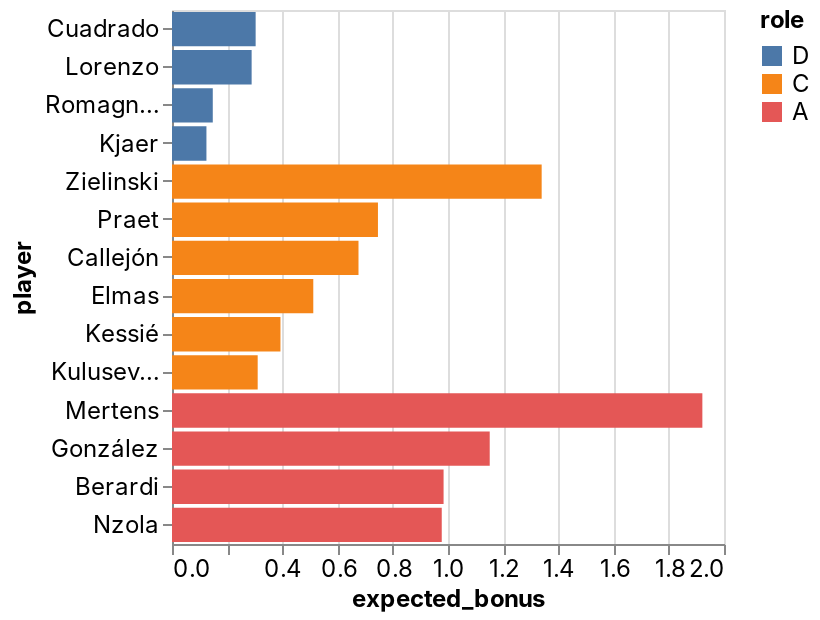

Notebook cell for this chart:
### Code cell
_deepnote_run_altair(team, """{"$schema":"https://vega.github.io/schema/vega-lite/v4.json","mark":{"type":"bar","tooltip":{"content":"data"}},"height":220,"autosize":{"type":"fit"},"data":{"name":"placeholder"},"encoding":{"x":{"field":"expected_bonus","type":"quantitative","sort":null,"scale":{"type":"linear","zero":false}},"y":{"field":"player","type":"nominal","sort":null,"scale":{"type":"linear","zero":true}},"color":{"field":"role","type":"nominal","sort":null,"scale":{"type":"linear","zero":false}}}}""")

### Figure 1 — Vega-Lite specification as saved in the notebook (floating-point values rounded to 4 significant figures)
{"config": {"view": {"continuousWidth": 400, "continuousHeight": 300}, "area": {"fill": "#51C0E9"}, "axis": {"labelFont": "Inter, sans-serif", "labelFontSize": 12, "labelFontWeight": "normal", "labelLimit": 60, "labelOverlap": "greedy", "titleFont": "Inter, sans-serif", "titleFontSize": 12, "titleFontWeight": "bold"}, "background": "#ffffff", "legend": {"labelFont": "Inter, sans-serif", "labelFontSize": 12, "titleFont": "Inter, sans-serif", "titleFontSize": 12, "titleFontWeight": "bold"}, "line": {"stroke": "#51C0E9", "strokeWidth": 2}, "rect": {"fill": "#51C0E9"}, "title": {"anchor": "start", "color": "#000000", "font": "Inter, sans-serif", "fontSize": 22, "fontWeight": "normal"}}, "data": {"name": "data-b17237d9a8b31ffdcdfa3cfebb8d5bf1"}, "mark": {"type": "bar", "tooltip": {"content": "data"}}, "autosize": {"type": "fit"}, "encoding": {"color": {"type": "nominal", "field": "role", "scale": {"type": "linear", "zero": false}, "sort": null}, "x": {"type": "quantitative", "field": "expected_bonus", "scale": {"type": "linear", "zero": false}, "sort": null}, "y": {"type": "nominal", "field": "player", "scale": {"type": "linear", "zero": true}, "sort": null}}, "height": 300, "width": "container", "$schema": "https://vega.github.io/schema/vega-lite/v4.json", "datasets": {"data-b17237d9a8b31ffdcdfa3cfebb8d5bf1": [{"fanta_team": "Beverly INPS", "role": "D", "player": "Cuadrado", "home_team": "AC Milan", "away_team": "Juventus", "date": "2022-01-23T00:00:00", "expected_bonus": 0.303}, {"fanta_team": "Beverly INPS", "role": "D", "player": "Lorenzo", "home_team": "Napoli", "away_team": "Salernitana", "date": "2022-01-23T00:00:00", "expected_bonus": 0.2885}, {"fanta_team": "Beverly INPS", "role": "D", "player": "Romagnoli", "home_team": "AC Milan", "away_team": "Juventus", "date": "2022-01-23T00:00:00", "expected_bonus": 0.1477}, {"fanta_team": "Beverly INPS", "role": "D", "player": "Kjaer", "home_team": "AC Milan", "away_team": "Juventus", "date": "2022-01-23T00:00:00", "expected_bonus": 0.1248}, {"fanta_team": "Beverly INPS", "role": "C", "player": "Zielinski", "home_team": "Napoli", "away_team": "Salernitana", "date": "2022-01-23T00:00:00", "expected_bonus": 1.339}, {"fanta_team": "Beverly INPS", "role": "C", "player": "Praet", "home_team": "Torino", "away_team": "Sassuolo", "date": "2022-01-23T00:00:00", "expected_bonus": 0.7462}, {"fanta_team": "Beverly INPS", "role": "C", "player": "Callejón", "home_team": "Cagliari", "away_team": "Fiorentina", "date": "2022-01-23T00:00:00", "expected_bonus": 0.6757}, {"fanta_team": "Beverly INPS", "role": "C", "player": "Elmas", "home_team": "Napoli", "away_team": "Salernitana", "date": "2022-01-23T00:00:00", "expected_bonus": 0.5119}, {"fanta_team": "Beverly INPS", "role": "C", "player": "Kessié", "home_team": "AC Milan", "away_team": "Juventus", "date": "2022-01-23T00:00:00", "expected_bonus": 0.393}, {"fanta_team": "Beverly INPS", "role": "C", "player": "Kulusevski", "home_team": "AC Milan", "away_team": "Juventus", "date": "2022-01-23T00:00:00", "expected_bonus": 0.3104}, {"fanta_team": "Beverly INPS", "role": "A", "player": "Mertens", "home_team": "Napoli", "away_team": "Salernitana", "date": "2022-01-23T00:00:00", "expected_bonus": 1.922}, {"fanta_team": "Beverly INPS", "role": "A", "player": "González", "home_team": "Cagliari", "away_team": "Fiorentina", "date": "2022-01-23T00:00:00", "expected_bonus": 1.151}, {"fanta_team": "Beverly INPS", "role": "A", "player": "Berardi", "home_team": "Torino", "away_team": "Sassuolo", "date": "2022-01-23T00:00:00", "expected_bonus": 0.984}, {"fanta_team": "Beverly INPS", "role": "A", "player": "Nzola", "home_team": "Spezia", "away_team": "Sampdoria", "date": "2022-01-23T00:00:00", "expected_bonus": 0.9774}]}}
